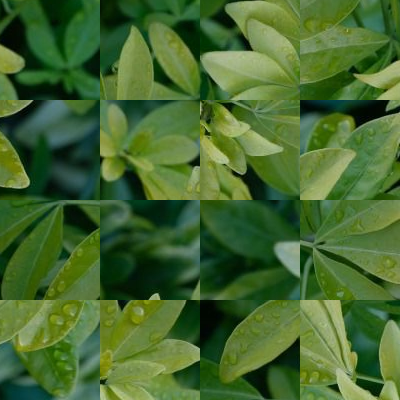
#> input picture problem.ppm, 400 x 400 px
$ python solve.py problem.ppm problem.ppm problem.ppm
#> lines starting #> are read from the running program, lines starting #| are printed output that depends on the picture
import cv2
import numpy as np
import heapq
import sys


class Piece:
    def __init__(self, img, id):
        self.img = img
        self.id = id

        self.grads = [
            img[0, :] - img[1, :],  # 上
            img[:, 0] - img[:, 1],  # 左
            img[-1, :] - img[-2, :],  # 下
            img[:, -1] - img[:, -2]  # 右
        ]

        self.edges = [
            img[0, :],  # 上
            img[:, 0],  # 左
            img[-1, :],  # 下
            img[:, -1]  # 右
        ]

    def rotate(self, r):  # 反時計回りにimgを90*r[deg]回転
        self.img = np.rot90(self.img, r)

    def c_rotate(self, r):
        return np.rot90(self.img, r)


class Forest:
    def __init__(self, id):
        self.root = id
        self.members = [id]
        self.positions = {id: (0, 0)}
        self.rotations = {id: 0}
        return

    # 木の向き，位置の変更
    def set_position(self, root, x, y, r):
        self.rotate(r)
        self.set_root(root)
        self.parallel_shift(x, y)
        return

    # 木の結合
    def union(self, pi, pi_edge, pj, pj_edge, forest):
        real_pi_edge = (pi_edge + self.rotations[pi]) % 4
        pj_P = self.positions[pi]
        if real_pi_edge == 0:
            pj_P = (pj_P[0], pj_P[1]-1)
        elif real_pi_edge == 1:
            pj_P = (pj_P[0]-1, pj_P[1])
        elif real_pi_edge == 2:
            pj_P = (pj_P[0], pj_P[1]+1)
        elif real_pi_edge == 3:
            pj_P = (pj_P[0]+1, pj_P[1])

        r = ((pi_edge + self.rotations[pi]) % 4 -
             (pj_edge + forest.rotations[pj]) % 4 + 2) % 4
        forest.set_position(pj, pj_P[0], pj_P[1], r)

        ideal_member_length = len(self.members + forest.members)
        real_member_length = len(
            set(list(self.positions.values()) + list(forest.positions.values())))
        if (ideal_member_length > real_member_length):
            return self, -1, []

        self.members += forest.members
        self.positions.update(forest.positions)
        self.rotations.update(forest.rotations)

        return self, self.root, self.members

    # 回転数の保存
    def save_rotations(self, path):
        rot = ""
        minX = minY = 256
        maxX = maxY = -256
        for x, y in self.positions.values():
            minX = min(minX, x)
            minY = min(minY, y)
            maxX = max(maxX, x)
            maxY = max(maxY, y)
        l = [[0 for j in range(minX, maxX+1)] for i in range(minY, maxY+1)]
        for id in self.members:
            x, y = self.positions[id]
            x -= minX
            y -= minY
            l[y][x] = (4-self.rotations[id]) % 4
        for y in range(maxY - minY + 1):
            for x in range(maxX - minX + 1):
                rot += f"{l[y][x]}"
        with open(path, 'w') as f:
            f.write(rot)

    # 位置の保存
    def save_positions(self, path):
        pos = ""
        minX = minY = 256
        maxX = maxY = -256
        for x, y in self.positions.values():
            minX = min(minX, x)
            minY = min(minY, y)
            maxX = max(maxX, x)
            maxY = max(maxY, y)
        l = [[-1 for j in range(minX, maxX+1)] for i in range(minY, maxY+1)]
        for id in self.members:
            x, y = self.positions[id]
            x -= minX
            y -= minY
            destination = y*(maxX - minX + 1)+x
            l[id//(maxX - minX + 1)][id % (maxX - minX + 1)] = destination
        for y in range(maxY - minY + 1):
            for x in range(maxX - minX):
                pos += f"{l[y][x]} "
            pos += f"{l[y][maxX - minX]}\n"
        with open(path, 'w') as f:
            f.write(pos)
        return (maxX - minX + 1, maxY - minY + 1)

    # 別のフォーマットで回転数保存
    def alt_save_rotations(self, path):
        alt_rotations = self.rotations
        r = self.rotations[0]
        for id in self.members:
            alt_rotations[id] = (self.rotations[id] - r) % 4
        with open(path, 'w') as f:
            f.write(str(alt_rotations))

    # 別のフォーマットで位置保存
    def alt_save_positions(self, path):
        with open(path, 'w') as f:
            f.write(str(self.positions))

    # 木の回転
    def rotate(self, r):  # r : 反時計回り回転数
        for id in self.members:
            x, y = self.positions[id]
            self.rotations[id] = (self.rotations[id] + r) % 4
            if r == 1:
                self.positions[id] = (y, -x)
            if r == 2:
                self.positions[id] = (-x, -y)
            if r == 3:
                self.positions[id] = (-y, x)
        return

    # 根の更新
    def set_root(self, rn):  # rn : 新しい根
        xn, yn = self.positions[rn]
        self.root = rn
        self.parallel_shift(-xn, -yn)
        return

    # 木の平行移動
    def parallel_shift(self, dx, dy):
        for id in self.members:
            self.positions[id] = (self.positions[id][0] +
                                  dx, self.positions[id][1] + dy)
        return


class Solver:
    def __init__(self, col, row, pieces, size):
        self.col = col
        self.row = row
        self.piece_num = col * row
        self.pieces = pieces
        self.size = size

        self.queue = []
        self.parents = [id for id in range(col*row)]
        self.forests = [Forest(id) for id in range(col*row)]

        self.culc_match()
        return

    # ピース間の類似度計算
    def culc_match(self):
        for i in range(self.piece_num):
            for j in range(i+1, self.piece_num):
                for i_dir in range(4):
                    for j_dir in range(4):
                        diff = self.calc_diff(i, i_dir, j, j_dir)
                        if diff < 1:
                            continue
                        heapq.heappush(
                            self.queue,
                            (diff, i, i_dir, j, j_dir)
                        )
        return

    # 復元関数
    def run(self):
        while(len(self.queue)):
            diff, pi, pi_edge, pj, pj_edge = heapq.heappop(self.queue)
            if(self.parents[pi] == self.parents[pj]):
                continue
            forest, forest_root, forest_member = self.forests[self.parents[pi]].union(
                pi, pi_edge, pj, pj_edge, self.forests[self.parents[pj]])
            if forest_root == -1:
                continue
            for id in forest_member:
                self.parents[id] = forest_root
                self.forests[id] = 0
            self.forests[forest_root] = forest
            # print(f"union: {pi} edge{pi_edge} ### {pj} edge{pj_edge}")
            if len(set(self.parents)) == 1:
                break
        for forest in self.forests:
            if forest == 0:
                continue
            forest.rotate((4-forest.rotations[0]) % 4)  # 復元前画像の左上ピースに回転を合わせる
            self.create_img(forest)
            w, h = forest.save_positions("pos.txt")
            forest.save_rotations("rot.txt")
            forest.alt_save_positions("alt_pos.txt")
            forest.alt_save_rotations("alt_rot.txt")
            # print("complete fixing")
        return w, h

    # ピース間類似度計算
    def calc_diff(self, i, i_dir, j, j_dir):
        i_edge = self.pieces[i].edges[i_dir]
        j_edge = self.pieces[j].edges[j_dir]

        i_grad = self.pieces[i].grads[i_dir]
        j_grad = self.pieces[j].grads[j_dir]
        # 辺の向きを合わせる
        if (i_dir in [0, 3]) == (j_dir in [0, 3]):
            j_edge = j_edge[::-1]
            j_grad = j_grad[::-1]
        p = 3/10
        q = 1/16
        pred1 = np.power(np.linalg.norm(i_grad - j_edge + i_edge), p)
        pred2 = np.power(np.linalg.norm(j_grad - i_edge + j_edge), p)
        return (pred1 + pred2) ** (q/p)

    # ndarrayを画像変換
    def create_img(self, forest):
        minX = minY = 256
        maxX = maxY = -256
        for x, y in forest.positions.values():
            minX = min(minX, x)
            minY = min(minY, y)
            maxX = max(maxX, x)
            maxY = max(maxY, y)
        pic = np.zeros(((maxY-minY+1)*self.size, (maxX-minX+1)*self.size, 3))
        for id, pos in forest.positions.items():
            self.pieces[id].rotate(forest.rotations[id])
            pic[(pos[1]-minY)*self.size:(pos[1]-minY+1)*self.size, (pos[0]-minX)
                * self.size:(pos[0]-minX+1)*self.size] = self.pieces[id].img
        cv2.imwrite("fix.png", pic)

# ピースの分割数，ピースサイズの保存


def save_size(path, size, cols, rows):
    with open(path, 'w') as f:
        f.write(f'{rows}, {cols}, {size}')


if __name__ == "__main__":
    import config
    # FILE = sys.argv[1]
    FILE = config.PROBLEM_NAME
    img = cv2.imread(FILE)
#> img is the input picture: shape (400, 400, 3); mean B, G, R 47.5, 103.8, 69

    cv2.imwrite("problem.png", img)

    # col = int(sys.argv[2])
    col = config.HEIGHT
    # row = int(sys.argv[3])
    row = config.WIDTH
    PIECE_SIZE = img.shape[0] // col
#> PIECE_SIZE = 100

    # print(col, row)
    pieces = [Piece(part, i) for i, part in enumerate(np.reshape([np.hsplit(h, row)
                                                                  for h in np.vsplit(img.astype(np.int16), col)], (-1, PIECE_SIZE, PIECE_SIZE, 3)))]
#> in __init__ (call 14), `self.img = img`:
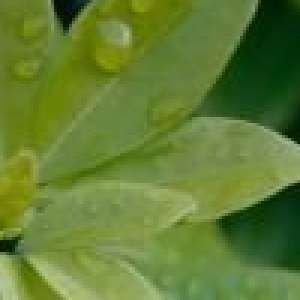
#> self.img: shape (100, 100, 3) int16 (shown 3 times larger); mean of channels 0, 1, 2 51.1, 125.6, 97.9; drawn as B, G, R
#> in __init__ (call 15), `self.img = img`:
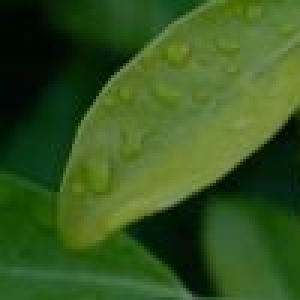
#> self.img: shape (100, 100, 3) int16 (shown 3 times larger); mean of channels 0, 1, 2 31.6, 86.1, 54.3; drawn as B, G, R
#> in __init__ (call 16), `self.img = img`:
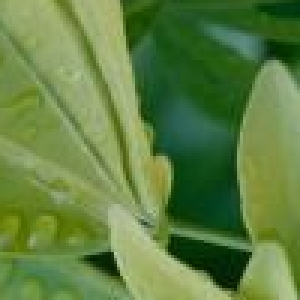
#> self.img: shape (100, 100, 3) int16 (shown 3 times larger); mean of channels 0, 1, 2 66.7, 129, 97; drawn as B, G, R
#> pieces = 16 items
    Solver(col, row, pieces, PIECE_SIZE).run()
#> the loop in culc_match, `for i in range(self.piece_num):` made 16 passes
#> the loop in run, `for forest in self.forests:` made 16 passes
#> pass 3, in rotate, `self.img = np.rot90(self.img, r)`:
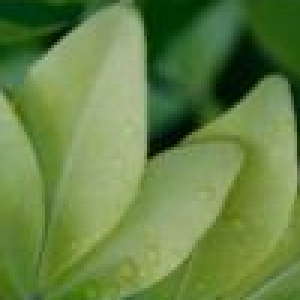
#> self.img: shape (100, 100, 3) int16 (shown 3 times larger); mean of channels 0, 1, 2 69.6, 131.1, 102.2; drawn as B, G, R
#> pass 3, in rotate (call 2), `self.img = np.rot90(self.img, r)`:
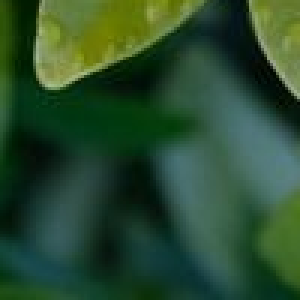
#> self.img: shape (100, 100, 3) int16 (shown 3 times larger); mean of channels 0, 1, 2 46.6, 75.1, 41.6; drawn as B, G, R
#> pass 3, in rotate (call 3), `self.img = np.rot90(self.img, r)`:
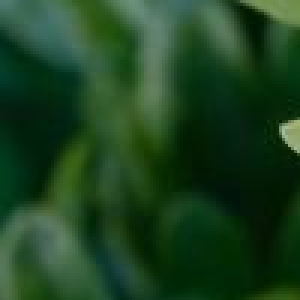
#> self.img: shape (100, 100, 3) int16 (shown 3 times larger); mean of channels 0, 1, 2 32.2, 65.5, 28.4; drawn as B, G, R
#> pass 3, in rotate (call 4), `self.img = np.rot90(self.img, r)`:
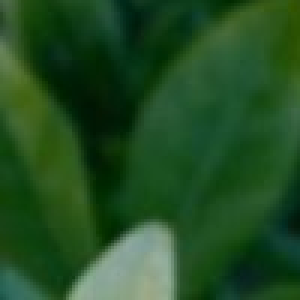
#> self.img: shape (100, 100, 3) int16 (shown 3 times larger); mean of channels 0, 1, 2 34.4, 76.5, 33.3; drawn as B, G, R

    save_size("size.txt", PIECE_SIZE, col, row)


# [17 lines of commented-out code are left out]
